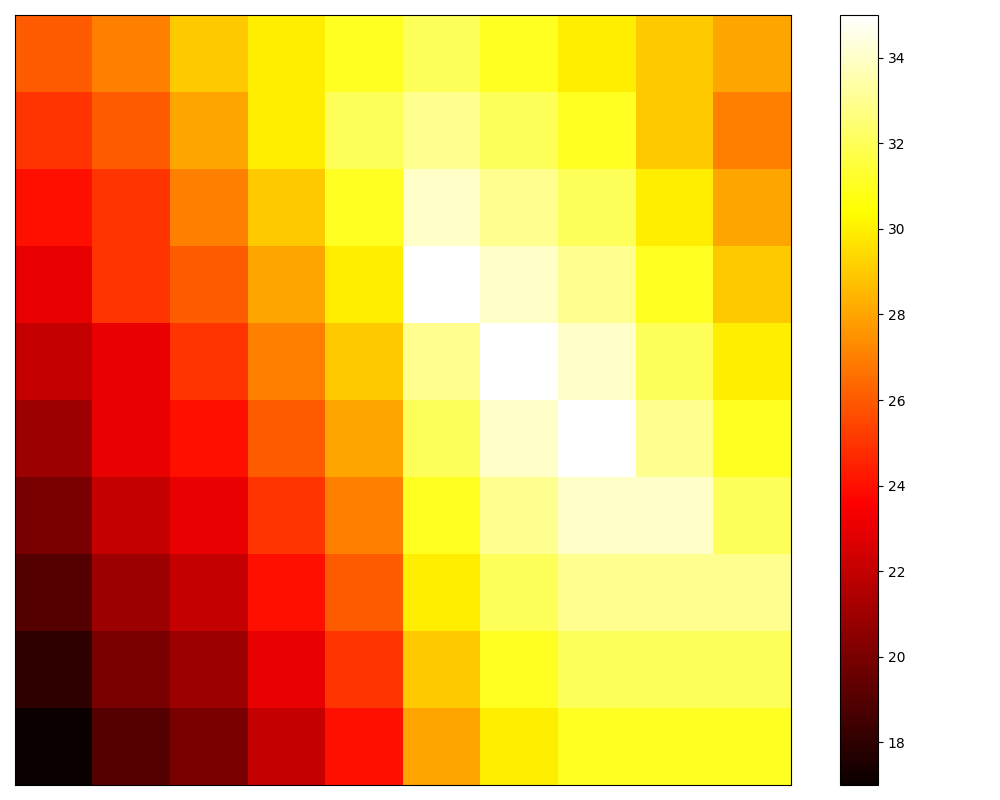

The Python source for this figure:
import matplotlib.pyplot as plt
import numpy as np

temperature_data = np.array([
    [26, 27, 29, 30, 31, 32, 31, 30, 29, 28],
    [25, 26, 28, 30, 32, 33, 32, 31, 29, 27],
    [24, 25, 27, 29, 31, 34, 33, 32, 30, 28],
    [23, 25, 26, 28, 30, 35, 34, 33, 31, 29],
    [22, 23, 25, 27, 29, 33, 35, 34, 32, 30],
    [21, 23, 24, 26, 28, 32, 34, 35, 33, 31],
    [20, 22, 23, 25, 27, 31, 33, 34, 34, 32],
    [19, 21, 22, 24, 26, 30, 32, 33, 33, 33],
    [18, 20, 21, 23, 25, 29, 31, 32, 32, 32],
    [17, 19, 20, 22, 24, 28, 30, 31, 31, 31],
])

fig, ax = plt.subplots(figsize=(10, 8))
cax = ax.imshow(temperature_data, cmap='hot', interpolation='nearest', aspect='auto')
fig.colorbar(cax, ax=ax, orientation='vertical')
ax.set_xticks([])
ax.set_yticks([])
ax.grid(False)
plt.tight_layout()
plt.show()
